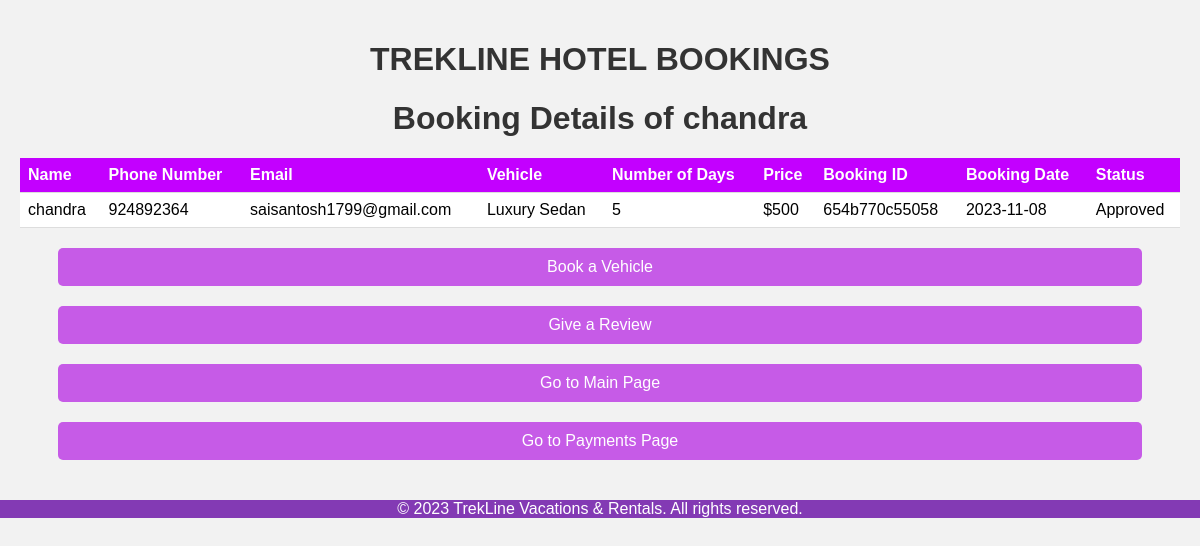
Page /vehicle_bookings.php (signed in) on the committed database.
### tables this page shows
CREATE TABLE `vehicles` (
  `name` varchar(30) NOT NULL,
  `num` varchar(30) NOT NULL,
  `email` varchar(30) NOT NULL,
  `vehicle` varchar(30) NOT NULL,
  `day` varchar(30) NOT NULL,
  `price` varchar(30) NOT NULL,
  `booking_id` varchar(30) NOT NULL,
  `booking_date` varchar(10) NOT NULL,
  `status` varchar(30) NOT NULL
);

### vehicle_bookings.php (the view, shortened to what this page needs)
<!DOCTYPE html>
<html>
<head>
</head>
<body>
    <div class="container">
    <h1 style="color:#333;">TREKLINE HOTEL BOOKINGS</h1>
        <h1 style="color:#333;">Booking Details of <?=  $_SESSION['name'] ?></h1>
        <table>
            <tr>
                <th>Name</th>
                <th>Phone Number</th>
                <th>Email</th>
                <th>Vehicle</th>
                <th>Number of Days</th>
                <th>Price</th>
                <th>Booking ID</th>
                <th>Booking Date</th>
                <th>Status</th>
            </tr>
            <?php
            $hostname = 'localhost';
            $dbUsername = 'root';
            $dbPassword = '';
            $database = 'TrekLine';
            $conn = mysqli_connect($hostname, $dbUsername, $dbPassword, $database);
            $username = $_SESSION['name'];
            $query = "SELECT name, num, email, vehicle, day, price,booking_id,booking_date,status FROM vehicles WHERE name = '$username'";
            $result = mysqli_query($conn, $query);
            if (mysqli_num_rows($result) > 0) {
                while ($row = mysqli_fetch_assoc($result)) {
                    echo "<tr>";
                    echo "<td>" . $row['name'] . "</td>";
                    echo "<td>" . $row['num'] . "</td>";
                    echo "<td>" . $row['email'] . "</td>";
                    echo "<td>" . $row['vehicle'] . "</td>";
                    echo "<td>" . $row['day'] . "</td>";
                    echo "<td>" . $row['price'] . "</td>";
                    echo "<td>" . $row['booking_id'] . "</td>";
                    echo "<td>" . $row['booking_date'] . "</td>";
                    echo "<td>" . $row['status'] . "</td>";
                    echo "</tr>";
                }
            } else {
                echo "<tr><td colspan='6'>No bookings found.</td></tr>";
            }
            ?>
        </table>
        <a class="button" href="vehiclerentals.html">Book a Vehicle</a>
        <a class="button" href="review.php">Give a Review</a>
        <a class="button" href="index.php">Go to Main Page</a>
        <a class="button" href="payments.html">Go to Payments Page</a>
    </div>
    <footer>
        &copy; 2023 TrekLine Vacations & Rentals. All rights reserved.
    </footer>
</body>
</html>

### vehicle_bookings.php (style rules this page uses)
body { font-family: Arial, sans-serif; margin: 0; padding: 0; background-color: #f2f2f2; }
.container { max-width: 1920px; margin: 0 auto; padding: 20px; }
h1 { text-align: center; color: #c300ff; }
table { width: 100%; border-collapse: collapse; margin-top: 20px; }
th, td { padding: 8px; text-align: left; border-bottom: 1px solid #ddd; }
th { background-color: #c300ff; color: white; }
td { background-color: white; }
.button { display: block; margin: 20px auto; padding: 10px 20px; background-color: #c65be7; color: white; text-align: center; text-decoration: none; border: none; border-radius: 5px; width:90%; }
footer { text-align: center; background-color: #833ab4; color: white; display: block; }

### rows in the picture
vehicles: name "chandra", num "924892364", email "saisantosh1799@gmail.com", vehicle "Luxury Sedan", day "5", price "$500", booking "654b770c55058", booking_date "2023-11-08", status "Approved"

### other values in the picture
$_SESSION['name'] "chandra"
